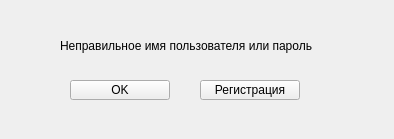
<?xml version="1.0" encoding="UTF-8"?>
<ui version="4.0">
 <class>wrong_form</class>
 <widget class="QWidget" name="wrong_form">
  <property name="geometry">
   <rect>
    <x>0</x>
    <y>0</y>
    <width>394</width>
    <height>139</height>
   </rect>
  </property>
  <property name="windowTitle">
   <string>Внимание!</string>
  </property>
  <property name="windowIcon">
   <iconset>
    <normaloff>../../../../../Users/User/Documents/Tempовая хуйня/easter egg.jpg</normaloff>../../../../../Users/User/Documents/Tempовая хуйня/easter egg.jpg</iconset>
  </property>
  <widget class="QLabel" name="label">
   <property name="geometry">
    <rect>
     <x>60</x>
     <y>30</y>
     <width>271</width>
     <height>31</height>
    </rect>
   </property>
   <property name="text">
    <string>Неправильное имя пользователя или пароль</string>
   </property>
  </widget>
  <widget class="QPushButton" name="pushButton">
   <property name="geometry">
    <rect>
     <x>70</x>
     <y>80</y>
     <width>100</width>
     <height>20</height>
    </rect>
   </property>
   <property name="text">
    <string>OK</string>
   </property>
  </widget>
  <widget class="QPushButton" name="pushButton_2">
   <property name="geometry">
    <rect>
     <x>200</x>
     <y>80</y>
     <width>100</width>
     <height>20</height>
    </rect>
   </property>
   <property name="text">
    <string>Регистрация</string>
   </property>
  </widget>
 </widget>
 <resources/>
 <connections/>
</ui>
